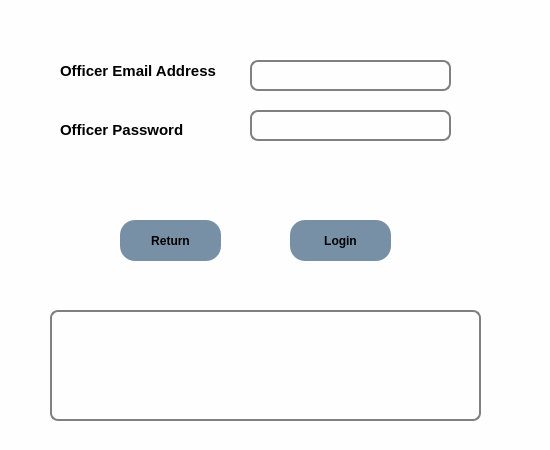
<?xml version="1.0" encoding="UTF-8"?>
<ui version="4.0">
 <class>Dialog</class>
 <widget class="QDialog" name="Dialog">
  <property name="geometry">
   <rect>
    <x>0</x>
    <y>0</y>
    <width>550</width>
    <height>450</height>
   </rect>
  </property>
  <property name="windowTitle">
   <string>Dialog</string>
  </property>
  <property name="styleSheet">
   <string notr="true">*
{
background:#fefefe;
}
#mainFrame {
border: 3px solid gray;
border-radius: 40px;
background: white;
}
QLineEdit {
padding: 1px;
border-style: solid;
border: 2px solid gray;
border-radius: 8px;
}

QPushButton
{
background: #7890a5;
border-radius:15px;
}

QPushButton:hover
{
color:#333;
border-radius:15px;
background:#49ebff;
}


QLabel {
font-weight: bold;
font-size: 15px;
}

QTextBrowser{
padding: 1px;
border-style: solid;
border: 2px solid gray;
border-radius: 8px;
}</string>
  </property>
  <widget class="QPushButton" name="button_login_officer">
   <property name="geometry">
    <rect>
     <x>290</x>
     <y>220</y>
     <width>101</width>
     <height>41</height>
    </rect>
   </property>
   <property name="font">
    <font>
     <weight>75</weight>
     <bold>true</bold>
    </font>
   </property>
   <property name="text">
    <string>Login</string>
   </property>
  </widget>
  <widget class="QLineEdit" name="line_email">
   <property name="geometry">
    <rect>
     <x>250</x>
     <y>60</y>
     <width>201</width>
     <height>31</height>
    </rect>
   </property>
  </widget>
  <widget class="QLineEdit" name="line_password">
   <property name="geometry">
    <rect>
     <x>250</x>
     <y>110</y>
     <width>201</width>
     <height>31</height>
    </rect>
   </property>
   <property name="echoMode">
    <enum>QLineEdit::Password</enum>
   </property>
  </widget>
  <widget class="QLabel" name="label_email_2">
   <property name="geometry">
    <rect>
     <x>60</x>
     <y>60</y>
     <width>181</width>
     <height>21</height>
    </rect>
   </property>
   <property name="text">
    <string>Officer Email Address</string>
   </property>
  </widget>
  <widget class="QLabel" name="label_password_2">
   <property name="geometry">
    <rect>
     <x>60</x>
     <y>120</y>
     <width>161</width>
     <height>20</height>
    </rect>
   </property>
   <property name="text">
    <string>Officer Password</string>
   </property>
  </widget>
  <widget class="QPushButton" name="button_return">
   <property name="geometry">
    <rect>
     <x>120</x>
     <y>220</y>
     <width>101</width>
     <height>41</height>
    </rect>
   </property>
   <property name="font">
    <font>
     <weight>75</weight>
     <bold>true</bold>
    </font>
   </property>
   <property name="text">
    <string>Return</string>
   </property>
  </widget>
  <widget class="QTextBrowser" name="text_browser_display">
   <property name="geometry">
    <rect>
     <x>50</x>
     <y>310</y>
     <width>431</width>
     <height>111</height>
    </rect>
   </property>
  </widget>
 </widget>
 <resources/>
 <connections/>
</ui>
